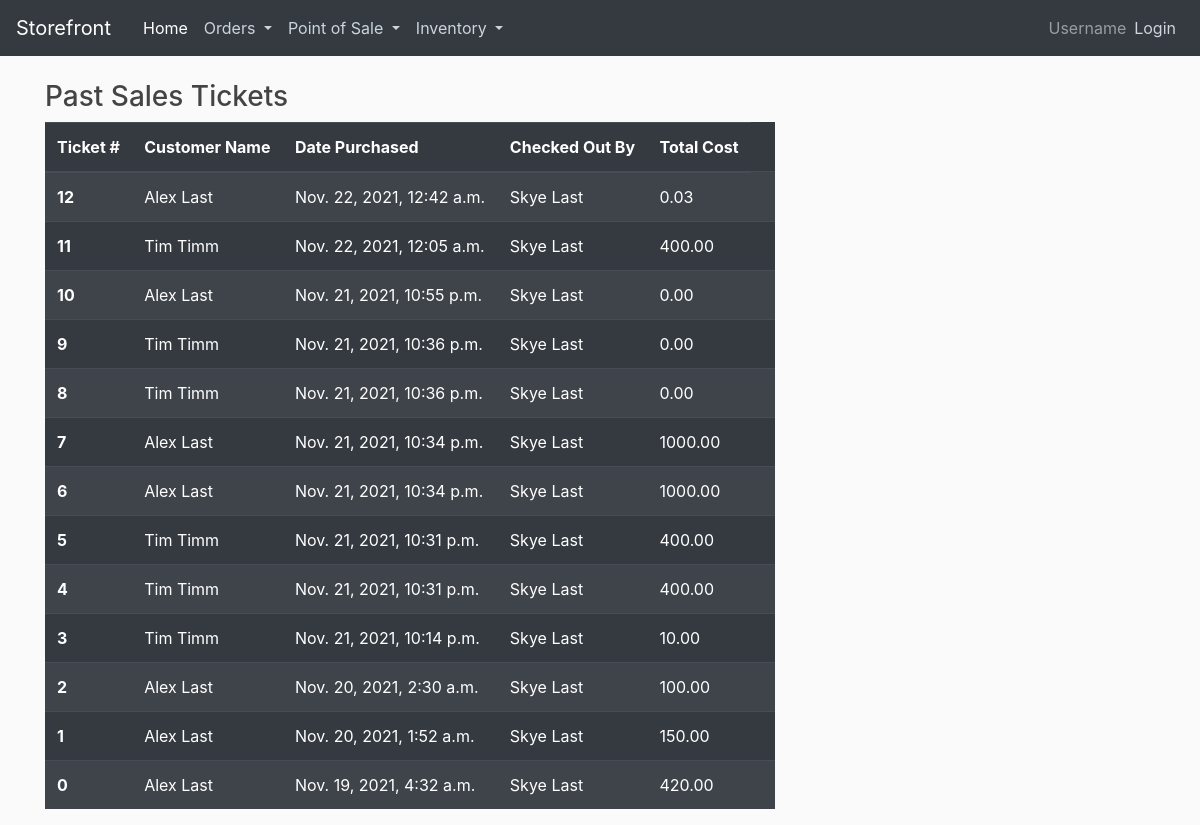
The page /tickets/ on the database its author committed.
### myapp/models.py (models this page shows, shortened)
class Sale(models.Model):
    sale_ID = models.AutoField(primary_key=True)
    customer_ID = models.ForeignKey(Customer, on_delete=CASCADE)
    item_ID = models.ForeignKey(Stock, on_delete=CASCADE)
    employee_ID = models.ForeignKey(Employee, on_delete=CASCADE)
    quantity = models.IntegerField()
    date = models.DateTimeField(auto_now=True)
    total_cost = models.DecimalField(max_digits=10, decimal_places=2)

class Customer(models.Model):
    customer_ID = models.AutoField(primary_key=True)
    name = models.CharField(max_length=20)
    l_name = models.CharField(max_length=20)
    email = models.EmailField()
    phone = models.IntegerField()
    address = models.CharField(max_length=50)
    def __str__(self):
        return self.name + " " + self.l_name

class Employee(models.Model):
    employee_ID = models.AutoField(primary_key=True)
    employee_name = models.CharField(max_length=20)
    l_name = models.CharField(max_length=20)
    employee_pay = models.DecimalField(max_digits=5, decimal_places=2)
    def __str__(self):
        return self.employee_name  + " " + self.l_name

### myapp/views.py (the view)
# urls.py: path('tickets/', views.tickets, name="tickets"),
def tickets(request):
    args = {
        'sales': Sale.objects.all().order_by('-date')
    }
    return render(request, 'myapp/tickets.html', args)

### myapp/templates/myapp/tickets.html
{% extends 'myapp/base.html' %}
{% block content %}
    <h3>Past Sales Tickets</h3>
    <table class="table table-dark table-striped">
      <thead>
        <tr>
          <th scope="col">Ticket #</th>
          <th scope="col">Customer Name</th>
          <th scope="col">Date Purchased</th>
          <th scope="col">Checked Out By</th>
          <th scope="col">Total Cost</th>
        </tr>
      </thead>
      <tbody>
    {% for sale in sales %}
        <tr>
            <th scope="row">{{ sale.sale_ID }}</th>
            <td>{{ sale.customer_ID }}</td>
            <td>{{ sale.date }}</td>
            <td>{{ sale.employee_ID }}</td>
            <td>{{ sale.total_cost }}</td>
            <td></td>
        </tr>
    {% endfor %}
    </tbody>
    </table>
{% endblock %}

### myapp/static/myapp/main.css (style rules this page uses)
body { background: #fafafa; color: #333333; margin-top: 5rem; }
h1, h2, h3, h4, h5, h6 { color:#444444; }

### rows shown on the page
Sale: sale_ID "12", customer_ID "Alex Last", date "Nov. 22, 2021, 12:42 a.m.", employee_ID "Skye Last", total_cost "0.03"
Sale: sale_ID "11", customer_ID "Tim Timm", date "Nov. 22, 2021, 12:05 a.m.", employee_ID "Skye Last", total_cost "400.00"
Sale: sale_ID "10", customer_ID "Alex Last", date "Nov. 21, 2021, 10:55 p.m.", employee_ID "Skye Last", total_cost "0.00"
Sale: sale_ID "9", customer_ID "Tim Timm", date "Nov. 21, 2021, 10:36 p.m.", employee_ID "Skye Last", total_cost "0.00"
Sale: sale_ID "8", customer_ID "Tim Timm", date "Nov. 21, 2021, 10:36 p.m.", employee_ID "Skye Last", total_cost "0.00"
Sale: sale_ID "7", customer_ID "Alex Last", date "Nov. 21, 2021, 10:34 p.m.", employee_ID "Skye Last", total_cost "1000.00"
Sale: sale_ID "6", customer_ID "Alex Last", date "Nov. 21, 2021, 10:34 p.m.", employee_ID "Skye Last", total_cost "1000.00"
Sale: sale_ID "5", customer_ID "Tim Timm", date "Nov. 21, 2021, 10:31 p.m.", employee_ID "Skye Last", total_cost "400.00"
Sale: sale_ID "4", customer_ID "Tim Timm", date "Nov. 21, 2021, 10:31 p.m.", employee_ID "Skye Last", total_cost "400.00"
Sale: sale_ID "3", customer_ID "Tim Timm", date "Nov. 21, 2021, 10:14 p.m.", employee_ID "Skye Last", total_cost "10.00"
Sale: sale_ID "2", customer_ID "Alex Last", date "Nov. 20, 2021, 2:30 a.m.", employee_ID "Skye Last", total_cost "100.00"
Sale: sale_ID "1", customer_ID "Alex Last", date "Nov. 20, 2021, 1:52 a.m.", employee_ID "Skye Last", total_cost "150.00"
Sale: sale_ID "0", customer_ID "Alex Last", date "Nov. 19, 2021, 4:32 a.m.", employee_ID "Skye Last", total_cost "420.00"
